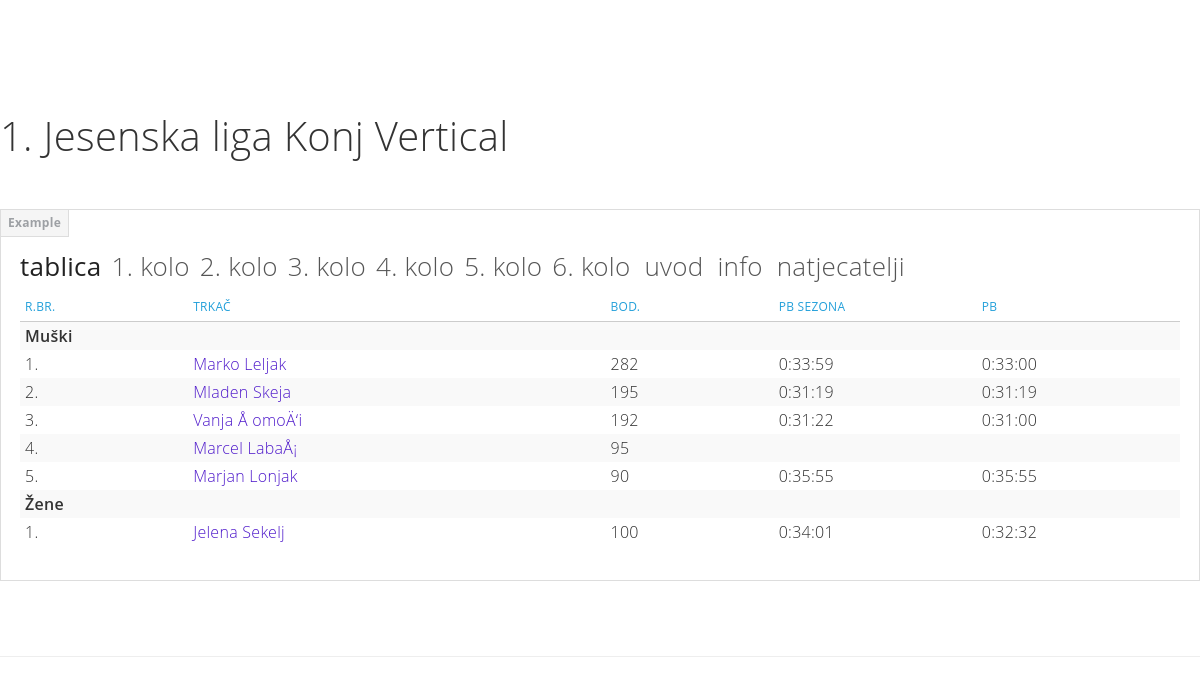
Page /get_league_info.php?league=1 (signed in) on the committed database.
### tables this page shows
CREATE TABLE `league` (
  `lea_id` int(11) NOT NULL AUTO_INCREMENT,
  `leagr_id` int(11) DEFAULT NULL,
  `sco_id` int(11) DEFAULT NULL,
  `org_id` int(11) NOT NULL,
  `lea_nam` varchar(80) NOT NULL,
  `lea_nams` varchar(20) DEFAULT NULL,
  `lea_fr_dat` datetime DEFAULT NULL,
  `lea_to_dat` datetime DEFAULT NULL,
  `lea_day` int(11) DEFAULT NULL,
  `lea_day_sco` int(11) DEFAULT NULL,
  `lea_desc` varchar(300) DEFAULT NULL,
  `lea_rul` varchar(500) DEFAULT NULL,
  `lea_leagr_sn` varchar(1) DEFAULT NULL COMMENT 'league uses start numbers from league group',
  `activity` varchar(1) DEFAULT NULL,
  `date` datetime DEFAULT NULL,
  `lea_ent_fee` decimal(10,0) DEFAULT NULL,
  `lea_gps` varchar(100) DEFAULT NULL,
  `lea_web_gps` varchar(100) DEFAULT NULL,
  PRIMARY KEY (`lea_id`),
  KEY `sco_id_idx` (`sco_id`),
  CONSTRAINT `sco_id` FOREIGN KEY (`sco_id`) REFERENCES `scoring` (`sco_id`) ON DELETE NO ACTION ON UPDATE NO ACTION
);

CREATE TABLE `race` (
  `rac_id` int(11) NOT NULL AUTO_INCREMENT,
  `rac_typ_id` int(11) NOT NULL,
  `lea_id` int(11) DEFAULT NULL,
  `leagr_id` int(11) DEFAULT NULL,
  `val_id` int(11) DEFAULT NULL,
  `org_id` int(11) NOT NULL,
  `st_id` int(11) NOT NULL,
  `rac_lea_add` varchar(45) DEFAULT NULL COMMENT 'If race in several leagues, then write 3;4;12 as league id\\\\\\\\\\\\\\''s',
  `rac_leagr_add` varchar(45) DEFAULT NULL,
  `rac_typ_add` varchar(45) DEFAULT NULL COMMENT 'If race in several types, then write 3;4;12 as race type id\\\\\\''s',
  `rac_nam` varchar(80) NOT NULL COMMENT 'full name',
  `rac_nams` varchar(20) DEFAULT NULL COMMENT 'short name',
  `rac_fr_dat` datetime NOT NULL,
  `rac_to_dat` datetime DEFAULT NULL,
  `rac_start_dat` datetime DEFAULT NULL COMMENT 'Exact starting time',
  `rac_limit_dat` datetime DEFAULT NULL COMMENT 'Exact limit time',
  `rac_chrono` varchar(1) DEFAULT NULL COMMENT 'Chronometer - Y/N or D/N',
  `rac_kmH` float NOT NULL COMMENT 'Horizontal kilometers',
  `rac_kmHD` float DEFAULT NULL COMMENT 'Horizontal downhill kilometers',
  `rac_kmV` float NOT NULL COMMENT 'Vertical Kilometers',
  `rac_kmVD` float DEFAULT NULL COMMENT 'Vertical downhil kilometers',
  `rac_ent_fee` decimal(10,0) DEFAULT NULL COMMENT 'Entry fee',
  `rac_ent_fee_val` varchar(45) DEFAULT NULL COMMENT 'If race entry fee in several currencies, then write \\\\\\\\\\\\\\"fee,currency_id\\\\\\\\\\\\\\" as \\\\\\\\\\\\\\"100#2;120#4;200#5\\\\\\\\\\\\\\"',
  `rac_shirt` varchar(1) DEFAULT NULL,
  `rac_water` varchar(1) DEFAULT NULL,
  `rac_drink` varchar(1) DEFAULT NULL,
  `rac_eat` varchar(1) DEFAULT NULL,
  `rac_rs` varchar(1) DEFAULT NULL COMMENT 'rescue service',
  `rac_fraid` varchar(1) DEFAULT NULL COMMENT 'first aid',
  `rac_reg_fr_dat` datetime DEFAULT NULL,
  `rac_reg_to_dat` datetime DEFAULT NULL,
  `rac_desc` varchar(300) DEFAULT NULL,
  `rac_rul` varchar(500) DEFAULT NULL,
  `rac_man_eq` varchar(200) DEFAULT NULL COMMENT 'mandatory equipment, for example \\\\\\\\\\\\\\"compass; 1l water; buff\\\\\\\\\\\\\\"',
  `rac_chk` varchar(1) DEFAULT NULL COMMENT 'if race includes checkpoints',
  `rac_lea_rou` int(11) DEFAULT NULL COMMENT 'if race in league then round in league (1,2,3,...)',
  `rac_meal` varchar(1) DEFAULT NULL,
  `rac_gps` varchar(100) DEFAULT NULL,
  `rac_web_gps` varchar(100) DEFAULT NULL,
  `rac_transfer` varchar(1) DEFAULT NULL,
  `activity` varchar(1) DEFAULT NULL,
  `date` datetime NOT NULL,
  PRIMARY KEY (`rac_id`),
  KEY `rac_typ_id_idx` (`rac_typ_id`),
  KEY `st_num_idx` (`st_id`),
  CONSTRAINT `st_num` FOREIGN KEY (`st_id`) REFERENCES `start` (`st_id`),
  CONSTRAINT `rac_typ_id` FOREIGN KEY (`rac_typ_id`) REFERENCES `race_type` (`rac_typ_id`) ON DELETE NO ACTION ON UPDATE NO ACTION
);

### connect_to_mysql.php (called while the page is built, shortened)
<?php
function returnConnection()
{
$db_host = "localhost";
$db_username = "root";
$db_pass = "mysql";
$db_name = "konj";
$myConnection = mysqli_connect("$db_host","$db_username","$db_pass", "$db_name") or die ("could not connect to mysql");
return $myConnection;
}
?>

### functions.php (called while the page is built, shortened)
<?php
include "connect_to_mysql.php";
function queryMysql($query)
{
	$result = mysqli_query(returnConnection(), $query) or die(mysqli_error(returnConnection()));
	return $result;
}
?>

### get_league_info.php (the view, shortened to what this page needs)
<?php
require_once "components.php";
include_once 'head.php';
if(isset($_GET['league']))
    $league=sanitizeString($_GET['league']);
function get_league_results($leagueid){
    $query = "select * from league l
        left join club c on l.org_id=c.clu_id
        left join league_group lg on l.leagr_id=lg.leagr_id
        where lea_id='$leagueid'";
    $result = queryMysql($query);
    $leagueInfo = mysqli_fetch_row($result);
    $query = "SELECT rac_id, rac_nam, rac_lea_rou
        FROM race r
        where r.lea_id='$leagueid'
        order by rac_lea_rou";
    $races_in_league = queryMysql($query);
    $num_rounds = mysqli_num_rows(queryMysql($query));
    echo '
<div class="bs-docs-section">
   <div class="page-header">
      <h1 id="metro-pivot1">' . $leagueInfo[4] . '<small></small></h1>
   </div>
   <div class="bs-docs-example bs-docs-example-pivot">
      <div id="pivot" class="pivot slide">
         <div class="pivot-headers">
            <a href="#pivot" data-pivot-index="0" class="active">Tablica</a>';
    for($i=0;$i<$num_rounds;$i++){
        $row = mysqli_fetch_row($races_in_league);
        echo '<a href="#pivot" data-pivot-index="' . ($i+1) . '">' . $row[2] . '. kolo</a>';
    }
    echo '
        <a href="#pivot" data-pivot-index="' . ($num_rounds+1) . '">Uvod</a>
        <a href="#pivot" data-pivot-index="' . ($num_rounds+2) . '">Info</a>
        <a href="#pivot" data-pivot-index="' . ($num_rounds+3) . '">Natjecatelji</a>
        ';
    echo'</div>
         <div class="pivot-items">';
    echo'
         <div id="pivot-item-0" class="pivot-item active">
           <table class="table table-condensed table-hover table-striped">
              <thead>
              <tr>
                 <th class="span1">R.br.</th>
                 <th class="span2">Trka&#269;</th>
                 <th class="span1">Bod.</th>
                 <th class="span1">PB sezona</th>
                 <th class="span1">PB</th>
              </tr>
              </thead>
              <tbody>';
    $query = "select concat(per.per_nam, ' ', per.per_sur) as trkac, tr.per_id,sum(sco) as sco, per_sex,
        PB_league($leagueid, tr.per_id), PB_league_gr(tr.l_leagr_id, tr.per_id)
        from table_results tr
        inner join person per on tr.per_id=per.per_id
        where lea_id=$leagueid
        group by per_sex, tr.per_id
        order by per_sex desc, sum(sco) desc";
    $result = queryMysql($query);
    $num = mysqli_num_rows(queryMysql($query));
    $sex=null;
    $t=true;
    $br=0;
    for($i=0;$i<$num;$i++){
        if($i == 0){
            echo '
              <tr>
                 <td colspan=6><b>Mu&#353;ki</b></td>
              </tr>';
        }
        $row = mysqli_fetch_row($result);
        if($sex != null && $sex != $row[3] && $t){
            if($t){
                echo '
                  <tr>
                     <td colspan=6><b>&#381;ene</b></td>
                  </tr>';
            }
            $t=false;
            $br=$i;
            }
        echo '
          <tr>
             <td>' . ($i-$br+1) . '.</td>
             <td><a href="#" onclick=\'ajaxGetComponent("racer", ' . $row[1] . ')\'>' . $row[0] . '</a></td>
             <td>' . $row[2] . '</td>
             <td>' . $row[4] . '</td>
             <td>' . $row[5] . '</td>
          </tr>';
        $sex = $row[3];
    }
    echo '
                  </tbody>
               </table>
            </div>';
    echo'
         </div>
      </div>
   </div>
   <br/>
<hr class="bs-docs-separator">
</div>
    ';
}
if(isset($league)) get_league_results($league);
?>

### assets/css/bootmetro-responsive.css (style rules this page uses)
@media (min-width: 1200px) { [class*="span"] { float: left; min-height: 1px; margin-left: 30px; } }
@media (min-width: 1200px) { .span2 { width: 170px; } }
@media (min-width: 1200px) { .span1 { width: 70px; } }

### assets/css/bootmetro-ui-light.css (style rules this page uses)
a { color: #4f1acb; }
.accent-color, header h1, header h2, table th { color: #24A0DA; }

### assets/css/docs.css (style rules this page uses)
section, .bs-docs-section { padding-top: 30px; }
.bs-docs-section h1, .bs-docs-section h2, .bs-docs-section h3, .bs-docs-section h4, .bs-docs-section h5, .bs-docs-section h6 { margin: 10px 0; }
.bs-docs-separator { margin: 40px 0 39px; }
.bs-docs-example { position: relative; margin: 15px 0; padding: 39px 19px 14px; *padding-top: 19px; background-color: #fff; border: 1px solid #ddd; }
.bs-docs-example:after { content: "Example"; position: absolute; top: -1px; left: -1px; padding: 3px 7px; font-size: 12px; font-weight: bold; color: #9da0a4; background-color: #f5f5f5; border: 1px solid #ddd; }
.bs-docs-example-pivot { background-color: #FFF; }

### rows in the picture
league: lea_nam "1. Jesenska liga Konj Vertical"
race: rac_lea_rou "1"
race: rac_lea_rou "2"
race: rac_lea_rou "3"
race: rac_lea_rou "4"
race: rac_lea_rou "5"
race: rac_lea_rou "6"

### other values in the picture
$i-$br+1 "1"
$row[0] "Marko Leljak"
$row[2] "282"
$row[4] "0:33:59"
$row[5] "0:33:00"
$i-$br+1 "2"
$row[0] "Mladen Skeja"
$row[2] "195"
$row[4] "0:31:19"
$row[5] "0:31:19"
$i-$br+1 "3"
$row[0] "Vanja Å omoÄ‘i"
$row[2] "192"
$row[4] "0:31:22"
$row[5] "0:31:00"
